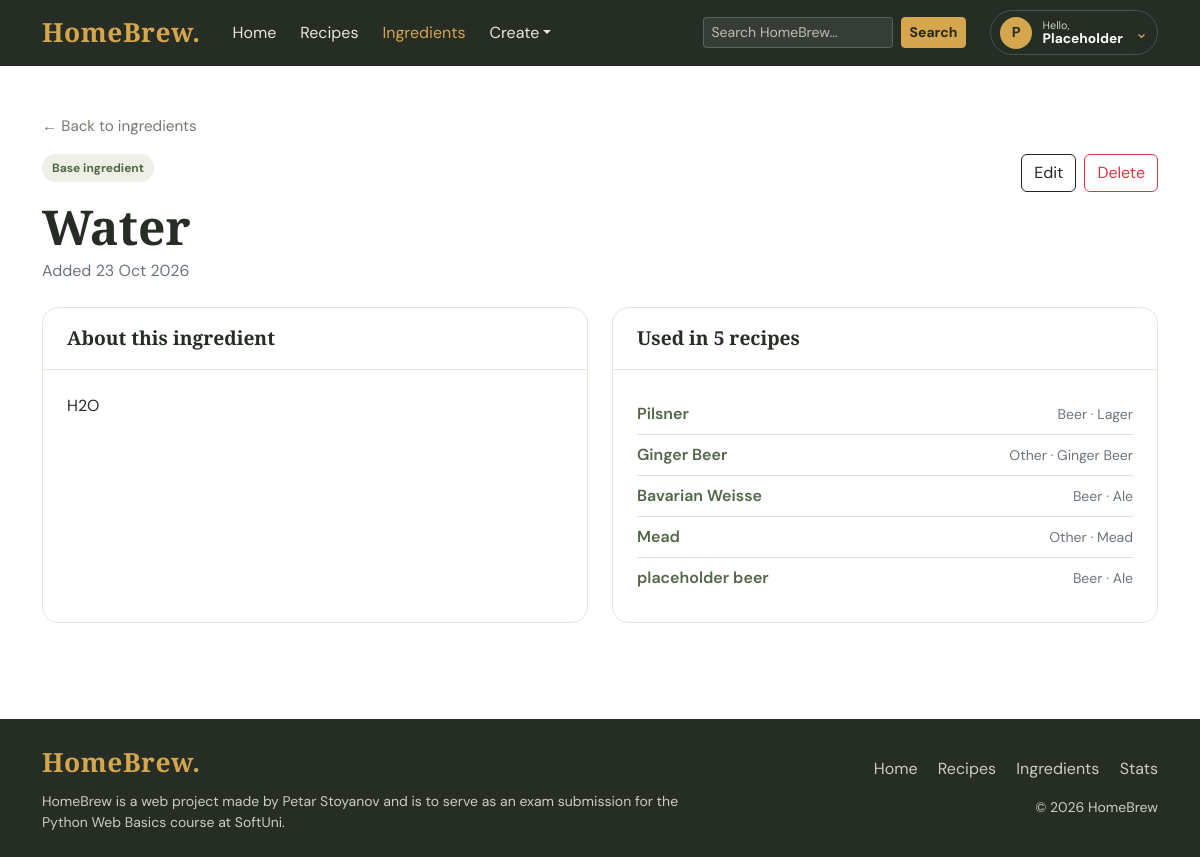
The page /catalog/11/ on the database its author committed.
### catalog/models.py (models this page shows, shortened)
class Ingredient(TimestampMixin):
    class CategoryChoices(models.TextChoices):
        BASE = "Base", "Base ingredient"
        FLAVOURING = "Flavouring", "Flavouring"
        FERMENTABLE = "Fermentable", "Fermentable"
        FERMENTATION_AGENT = "Fermentation Agent", "Fermentation agent"
        ADDITIVE = "Additive", "Additive"
        CLARIFYING_AGENT = "Clarifying Agent", "Clarifying agent"
    name = models.CharField(max_length=50)
    categories = models.JSONField(default=list)
    description = models.TextField(blank=True, null=True)
    @property
    def category_labels(self):
        choices = dict(self.CategoryChoices.choices)
        labels = [choices.get(l, l) for l in self.categories]
        return labels

### recipes/models.py (models this page shows, shortened)
class Recipe(TimestampMixin):
    class CategoryChoices(models.TextChoices):
        BEER = "Beer", "Beer"
        WINE = "Wine", "Wine"
        OTHER = "Other", "Other"
    class StyleChoices(models.TextChoices):
        LAGER = "Lager", "Lager"
        ALE = "Ale", "Ale"
        SOUR = "Sour", "Sour"
        RED = "Red", "Red"
        WHITE = "White", "White"
        ROSE = "Rose", "Rose"
        SPARKLING = "Sparkling", "Sparkling"
        MEAD = "Mead", "Mead"
        CIDER = "Cider", "Cider"
        KOMBUCHA = "Kombucha", "Kombucha"
        GINGER_BEER = "Ginger Beer", "Ginger Beer"
        OTHER = "Other", "Other"
    title = models.CharField(max_length=100)
    category = models.CharField(max_length=5, choices=CategoryChoices.choices)
    style = models.CharField(max_length=15, choices=StyleChoices.choices)
    description = models.TextField(blank=True, null=True)
    photo = models.ImageField(upload_to="recipes/", blank=True, null=True)
    primary_fermentation_days = models.PositiveIntegerField(default=0)
    secondary_fermentation_days = models.PositiveIntegerField(blank=True, null=True)
    aging_days = models.PositiveIntegerField(blank=True, null=True)
    target_abv = models.DecimalField(max_digits=3, decimal_places=1, validators=[validate_positive])
    ingredients = models.ManyToManyField('catalog.Ingredient', through='RecipeIngredient', related_name='recipes')

### catalog/views.py (the view)
# urls.py: path('', IngredientDetailView.as_view(), name='ingredient-details'),
class IngredientDetailView(DetailView):
    model = Ingredient
    template_name = 'catalog/ingredient-details.html'
    context_object_name = 'ingredient'

### templates/catalog/ingredient-details.html (shortened to what this page needs)
{% extends 'base.html' %}
{% block content %}
<div class="container py-5">
    <a href="{% url 'catalog:ingredient-list' %}" class="back-link">&larr; Back to ingredients</a>
    <div class="d-flex flex-column flex-md-row justify-content-between align-items-md-start gap-3 mt-3 mb-4">
        <div>
            {% for label in ingredient.category_labels %}
                <span class="recipe-tag">{{ label }}</span>
            {% endfor %}
            <h1 class="display-5 fw-bold mt-3 mb-1">{{ ingredient.name }}</h1>
            <p class="text-secondary mb-0">Added {{ ingredient.created_at|date:"d M Y" }}</p>
        </div>
        <div class="d-flex gap-2">
            <a href="{% url 'catalog:ingredient-edit' ingredient.pk %}" class="btn btn-outline-dark">Edit</a>
            <a href="{% url 'catalog:ingredient-delete' ingredient.pk %}" class="btn btn-outline-danger">Delete</a>
        </div>
    </div>
    <div class="row g-4">
        <div class="col-lg-6">
            <div class="hb-panel h-100">
                <div class="hb-panel-header">About this ingredient</div>
                <div class="hb-panel-body">
                    {% if ingredient.description %}
                        {{ ingredient.description|linebreaks }}
                    {% else %}
                        <p class="text-secondary mb-0">No description has been added yet.</p>
                    {% endif %}
                </div>
            </div>
        </div>
        <div class="col-lg-6">
            <div class="hb-panel h-100">
                <div class="hb-panel-header">
                    Used in {{ ingredient.recipes.count }} recipe{{ ingredient.recipes.count|pluralize }}
                </div>
                <div class="hb-panel-body">
                    {% if ingredient.recipes.all %}
                        <ul class="list-group list-group-flush">
                            {% for recipe in ingredient.recipes.all %}
                                <li class="list-group-item px-0 d-flex justify-content-between align-items-center">
                                    <a href="{% url 'recipes:recipe-details' recipe.pk %}"
                                       class="text-decoration-none fw-semibold">{{ recipe.title }}</a>
                                    <span class="small text-secondary">{{ recipe.category }} &middot; {{ recipe.style }}</span>
                                </li>
                            {% endfor %}
                        </ul>
                    {% else %}
                        <p class="text-secondary mb-0">
                            No recipe uses this ingredient yet.
                            <a href="{% url 'recipes:recipe-create' %}">Create one</a>.
                        </p>
                    {% endif %}
                </div>
            </div>
        </div>
    </div>
</div>
{% endblock %}

### static/css/style.css (style rules this page uses)
:root { --brew-dark: #252d25; --brew-green: #526747; --brew-gold: #d6a64f; --brew-cream: #f8f5ed; --brew-muted: #77796f; --brew-line: #e9e5d9; --brew-danger: #b3261e; }
body { font-family: 'DM Sans', sans-serif; color: var(--brew-dark); background: #fff; display: flex; flex-direction: column; min-height: 100vh; }
h1, h2, h3, .brand { font-family: 'Playfair Display', serif; }
a { color: var(--brew-green); }
.back-link { color: var(--brew-muted); text-decoration: none; font-size: 0.95rem; }
.recipe-tag { display: inline-block; background: #edf0e7; color: var(--brew-green); padding: 5px 10px; border-radius: 50px; font-size: 0.75rem; font-weight: 700; }
.hb-panel { background: #fff; border: 1px solid var(--brew-line); border-radius: 16px; }
.hb-panel-header { border-bottom: 1px solid var(--brew-line); padding: 1rem 1.5rem; font-family: 'Playfair Display', serif; font-size: 1.2rem; font-weight: 600; }
.hb-panel-body { padding: 1.5rem; }

### rows shown on the page
Ingredient: name "Water", created_at "23 Oct 2026", description "H2O", recipes.count "5"
Recipe: title "Pilsner", category "Beer", style "Lager"
Recipe: title "Ginger Beer", category "Other", style "Ginger Beer"
Recipe: title "Bavarian Weisse", category "Beer", style "Ale"
Recipe: title "Mead", category "Other", style "Mead"
Recipe: title "placeholder beer", category "Beer", style "Ale"

### other values the page prints
{{ label }} "Base ingredient"
